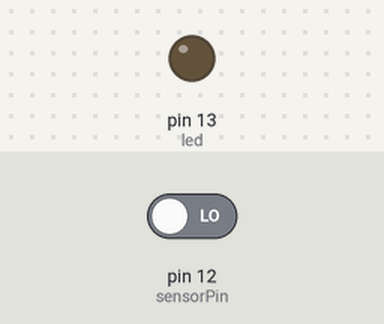
Simulated run of this sketch. Board: Arduino Uno, built with avr-gcc and run on an emulated ATmega328P. Shown: output pins drawn as LEDs (lit = HIGH). The inputs (shaded band) are chosen by the test bench; at power-on: pin 12 (sensorPin) LOW. What the sketch prints to the serial monitor is not drawn.

Above: at 1.2 s.
1.3 s: pin 12 (sensorPin) driven HIGH
At 1.8 s:
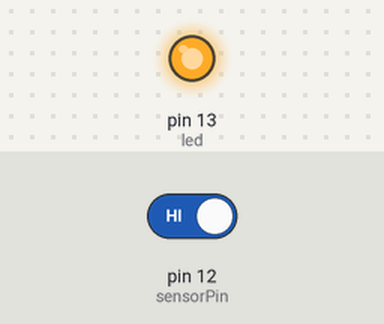
4.3 s: pin 12 (sensorPin) driven LOW
At 5.3 s:
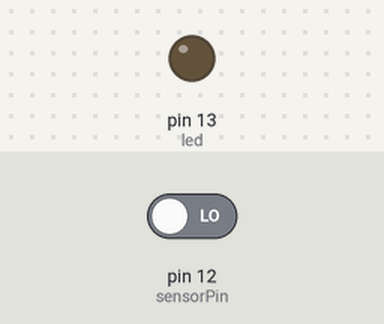
Timing chart, 0 to 7.3 s (numbered marks = the images above; inputs shaded):
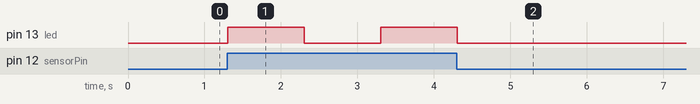

The sketch:

Lap_Trinh_Arduino_Tutorial_03_Ky033.ino
```cpp
//Khi sensor doc duoc gia tri 1 thi den led nhap nhay

int led=13;//pin led
int sensorPin=12;//select the input pin KY-033
int sensorValue=0;//variable to store the value coming from the sensor

void setup() {
  // put your setup code here, to run once:
  pinMode(led,OUTPUT);
  Serial.begin(9600);
}

void loop() {
  // put your main code here, to run repeatedly:
  sensorValue=digitalRead(sensorPin);
  Serial.println(sensorValue);
  if(sensorValue==1)
  {
      digitalWrite(led,HIGH);
      delay(1000);
      digitalWrite(led,LOW);
      delay(1000);
    }
  else
      digitalWrite(led,LOW);
}
```

Measured:
- after the input at 1.3 s, pin 13 (led): LOW → HIGH at once, → LOW 1.0 s later, → HIGH 1.0 s later
- after the input at 4.3 s, pin 13 (led): goes on until 4.3 s, then stays LOW
